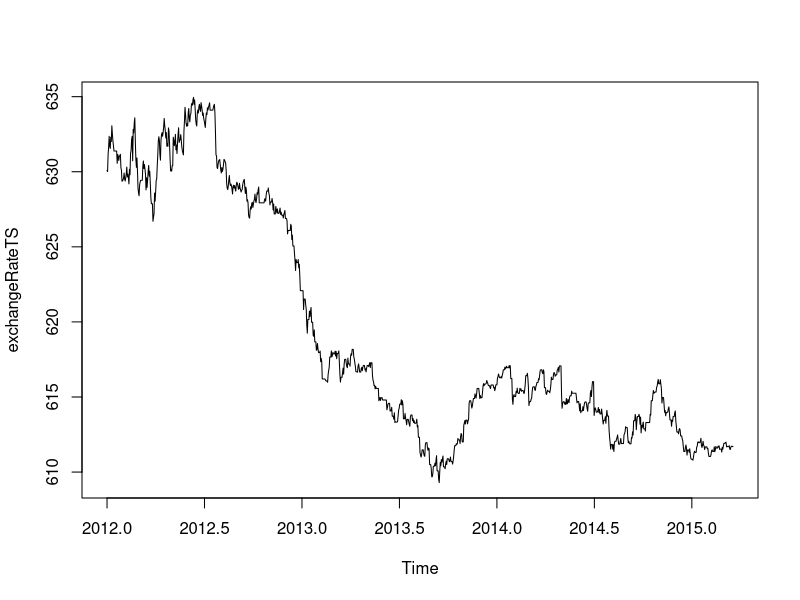

Write R code to recreate this figure. (Note: this script raises an error after producing the figure.)
exchangeRate <- read.csv("./USDtoRMB.csv",header=TRUE, sep=",")
exchangeRateTS <- ts(exchangeRate$Mid, frequency=365, start=c(2012,1))
plot.ts(exchangeRateTS)

install.pakcages("TTR")
library("TTR")

exchangeRateSMA5 <- SMA(exchangeRateTS, n=5)
plot.ts(exchangeRateSMA5)

exchangeRateSMA10 <- SMA(exchangeRateTS, n=10)
plot.ts(exchangeRateSMA10)

exchangeRateSMA30 <- SMA(exchangeRateTS, n=30)
plot.ts(exchangeRateSMA30)

exchangeRateDecomposed <- decompose(exchangeRateTS)
plot(exchangeRateDecomposed)
